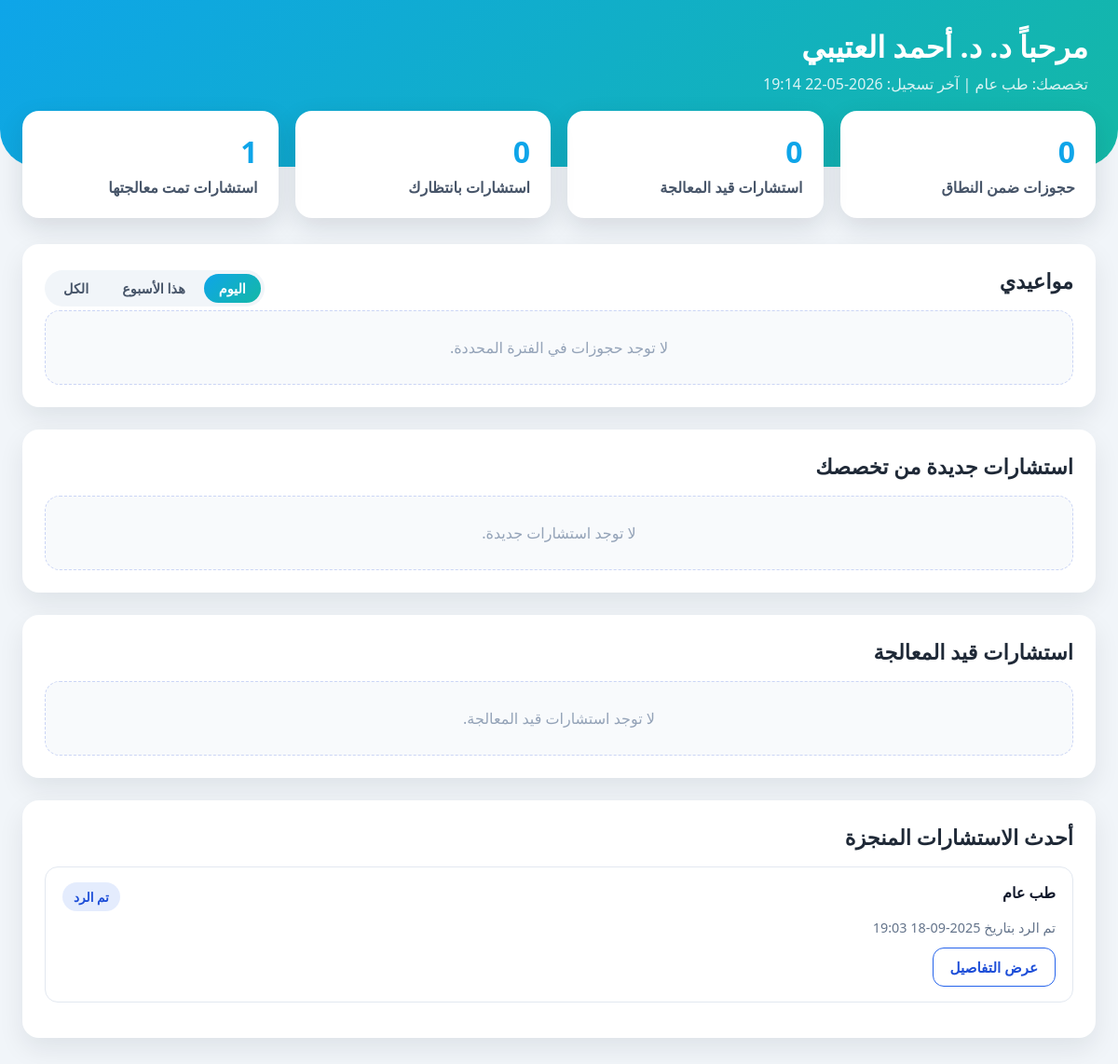
Screenshot of /doctor/dashboard (signed in) with the database file from the repository.
### models.py (models this page shows, shortened)
class Doctor(db.Model):
    id = db.Column(db.Integer, primary_key=True)
    name = db.Column(db.String(100), nullable=False)
    specialty = db.Column(db.String(100))
    profile_picture = db.Column(db.String(200))
    status = db.Column(db.String(50), default="pending")
    phone = db.Column(db.String(30))
    cv_summary = db.Column(db.Text)
    license_document = db.Column(db.String(200))
    certificate_document = db.Column(db.String(200))
    email = db.Column(db.String(120), unique=True)
    password = db.Column(db.String(200))
    last_login = db.Column(db.DateTime)
    approved_by = db.Column(db.Integer, db.ForeignKey('admin.id'))
    company_id = db.Column(db.Integer, db.ForeignKey('company.id'))
    messages = db.relationship("DoctorMessage", backref="doctor", lazy=True)
    appointments = db.relationship("Appointment", backref="doctor_obj", lazy=True)
    consultations = db.relationship("Consultation", backref="doctor", lazy=True)
    medical_reports = db.relationship("MedicalReport", backref="doctor", lazy=True)
    consultation_responses = db.relationship("ConsultationResponse", backref="doctor", lazy=True)
    service_links = db.relationship(
        "DoctorServiceLink",
        backref="doctor",
        lazy=True,
        cascade="all, delete-orphan"
    )
    reviews = db.relationship(
        "DoctorReview",
        backref="doctor",
        lazy=True,
        cascade="all, delete-orphan"
    )

class Consultation(db.Model):
    id = db.Column(db.Integer, primary_key=True)
    user_id = db.Column(db.Integer, db.ForeignKey('user.id'), nullable=False)
    doctor_id = db.Column(db.Integer, db.ForeignKey('doctor.id'), nullable=True)
    booking_id = db.Column(db.Integer, db.ForeignKey('booking.id'), nullable=True)
    specialization = db.Column(db.String(100))
    question = db.Column(db.Text, nullable=False)
    description = db.Column(db.Text)
    question_for = db.Column(db.String(50))
    gender = db.Column(db.String(10))
    age = db.Column(db.Integer)
    medical_history = db.Column(db.Text)
    status = db.Column(db.String(50), default="new")
    created_at = db.Column('date', db.DateTime, default=datetime.utcnow)
    updated_at = db.Column(db.DateTime, default=datetime.utcnow, onupdate=datetime.utcnow)
    assigned_at = db.Column(db.DateTime, nullable=True)
    answered_at = db.Column(db.DateTime, nullable=True)
    phone_number = db.Column(db.String(20), nullable=False)
    contact_method = db.Column(db.String(20), nullable=False)
    responses = db.relationship(
        "ConsultationResponse",
        backref="consultation",
        lazy=True,
        order_by="ConsultationResponse.created_at"
    )

### app.py (the view)
@app.route('/doctor/dashboard')
@doctor_login_required
def doctor_dashboard():
    doctor = get_logged_in_doctor()
    range_key = request.args.get('range', 'today')
    valid_ranges = {'today': 'اليوم', 'week': 'هذا الأسبوع', 'all': 'الكل'}
    if range_key not in valid_ranges:
        range_key = 'today'
    bookings_query = (
        Booking.query
        .outerjoin(Appointment, Booking.appointment_id == Appointment.id)
        .options(
            joinedload(Booking.user),
            joinedload(Booking.package),
            joinedload(Booking.selected_services),
            joinedload(Booking.invoices),
            joinedload(Booking.appointment)
        )
        .filter(Booking.doctor_id == doctor.id)
    )
    date_expr = func.coalesce(Booking.scheduled_for, Appointment.date)
    now = datetime.utcnow()
    if range_key == 'today':
        start = datetime(now.year, now.month, now.day)
        end = start + timedelta(days=1)
        bookings_query = bookings_query.filter(date_expr >= start, date_expr < end)
    elif range_key == 'week':
        start_of_week = datetime(now.year, now.month, now.day) - timedelta(days=now.weekday())
        end_of_week = start_of_week + timedelta(days=7)
        bookings_query = bookings_query.filter(date_expr >= start_of_week, date_expr < end_of_week)
    bookings = bookings_query.order_by(date_expr.asc().nullslast()).all()
    new_consultations_query = Consultation.query.filter(Consultation.status == 'new')
    doctor_specialty = normalize_specialty(doctor.specialty)
    if doctor_specialty:
        new_consultations_query = new_consultations_query.filter(
            db.func.lower(db.func.trim(Consultation.specialization)) == doctor_specialty
        )
    new_consultations = new_consultations_query.order_by(Consultation.created_at.desc()).all()
    doctor_consultations = (
        Consultation.query
        .filter(Consultation.doctor_id == doctor.id)
        .order_by(Consultation.created_at.desc())
        .all()
    )
    active_consultations = [
        consultation for consultation in doctor_consultations
        if consultation.status in {"assigned", "in_progress", "needs_follow_up"}
    ]
    answered_consultations = [
        consultation for consultation in doctor_consultations
        if consultation.status in {"answered", "closed"}
    ]
    stats = {
        "active": len(active_consultations),
        "answered": len(answered_consultations),
        "waiting": len(new_consultations),
        "bookings": len(bookings)
    }
    booking_status_labels = {
        'pending': 'بانتظار المراجعة',
        'approved': 'مؤكد',
        'completed': 'مكتمل',
        'cancelled': 'ملغي',
        'rejected': 'مرفوض'
    }
    status_choices = [
        ('approved', 'مؤكد'),
        ('completed', 'مكتمل'),
        ('cancelled', 'ملغي')
    ]
    return render_template(
        'doctor_dashboard.html',
        doctor=doctor,
        stats=stats,
        new_consultations=new_consultations,
        active_consultations=active_consultations,
        answered_consultations=answered_consultations,
        bookings=bookings,
        booking_filters=valid_ranges,
        selected_range=range_key,
        booking_status_labels=booking_status_labels,
        booking_status_choices=status_choices
    )

### templates/doctor_dashboard.html (shortened to what this page needs)
<!DOCTYPE html>
<html lang="ar" dir="rtl">
<head>
</head>
<body>
    {% set status_labels = {
        'new': 'جديدة',
        'assigned': 'قيد التعيين',
        'in_progress': 'قيد المعالجة',
        'answered': 'تم الرد',
        'needs_follow_up': 'تحتاج متابعة',
        'closed': 'مغلقة'
    } %}
    <header>
        <h1>مرحباً د. {{ doctor.name }}</h1>
        <p>تخصصك: {{ doctor.specialty or 'غير محدد' }} | آخر تسجيل: {{ doctor.last_login.strftime('%Y-%m-%d %H:%M') if doctor.last_login else '—' }}</p>
        <div class="logout">
            <a href="{{ url_for('doctor_logout') }}">تسجيل الخروج</a>
        </div>
    </header>
    <div class="container">
        <section class="stats">
            <div class="stat-card">
                <h2>{{ stats.bookings }}</h2>
                <span>حجوزات ضمن النطاق</span>
            </div>
            <div class="stat-card">
                <h2>{{ stats.active }}</h2>
                <span>استشارات قيد المعالجة</span>
            </div>
            <div class="stat-card">
                <h2>{{ stats.waiting }}</h2>
                <span>استشارات بانتظارك</span>
            </div>
            <div class="stat-card">
                <h2>{{ stats.answered }}</h2>
                <span>استشارات تمت معالجتها</span>
            </div>
        </section>
        <section class="sections">
            <div class="card">
                <div class="card-header">
                    <h2>مواعيدي</h2>
                    <div class="filter-tabs">
                        {% for key, label in booking_filters.items() %}
                            <a href="{{ url_for('doctor_dashboard', range=key) }}" class="{{ 'active' if selected_range == key else '' }}">{{ label }}</a>
                        {% endfor %}
                    </div>
                </div>
                {% if bookings %}
                    <div class="booking-list">
                        {% for booking in bookings %}
                            {% set appointment_date = booking.scheduled_for or (booking.appointment.date if booking.appointment else None) %}
                            <article class="booking-card status-{{ booking.status }}">
                                <header>
                                    <div>
                                        <h3>{{ booking.user.first_name if booking.user else 'مريض' }}</h3>
                                        <div class="booking-meta">
                                            <span>{{ booking.package.title if booking.package else 'خدمة مخصصة' }}</span>
                                            {% if appointment_date %}
                                                <span>{{ appointment_date.strftime('%Y-%m-%d %H:%M') }}</span>
                                            {% endif %}
                                        </div>
                                    </div>
                                    <span class="status-badge status-{{ booking.status }}">
                                        {{ booking_status_labels.get(booking.status, booking.status) }}
                                    </span>
                                </header>
                                {% if booking.selected_services %}
                                    <div class="service-tags">
                                        {% for service in booking.selected_services %}
                                            <span>{{ service.service_name }}</span>
                                        {% endfor %}
                                    </div>
                                {% endif %}
                                {% if booking.notes %}
                                    <p>{{ booking.notes }}</p>
                                {% endif %}
                                <form class="status-form" method="POST" action="{{ url_for('doctor_update_booking_status', booking_id=booking.id, range=selected_range) }}">
                                    <label>تغيير الحالة:</label>
                                    <select name="status">
                                        {% for value, label in booking_status_choices %}
                                            <option value="{{ value }}" {{ 'selected' if booking.status == value else '' }}>{{ label }}</option>
                                        {% endfor %}
                                    </select>
                                    <button type="submit">تحديث</button>
                                </form>
                            </article>
                        {% endfor %}
                    </div>
                {% else %}
                    <div class="empty-state">لا توجد حجوزات في الفترة المحددة.</div>
                {% endif %}
            </div>
            <div class="card">
                <h2>استشارات جديدة من تخصصك</h2>
                {% if new_consultations %}
                    {% for consultation in new_consultations %}
                        <div class="consultation">
                            <div class="consultation-header">
                                <div><strong>السؤال:</strong> {{ consultation.question[:80] }}{% if consultation.question|length > 80 %}...{% endif %}</div>
                                <span class="status-chip">{{ status_labels.get('new') }}</span>
                            </div>
                            <div class="meta">أرسل بتاريخ {{ consultation.created_at.strftime('%Y-%m-%d %H:%M') }}</div>
                            <div class="actions">
                                <form action="{{ url_for('doctor_claim_consultation', consultation_id=consultation.id) }}" method="POST">
                                    <button class="btn btn-primary" type="submit">استلام الاستشارة</button>
                                </form>
                                <a class="btn btn-outline" href="{{ url_for('doctor_consultation_detail', consultation_id=consultation.id) }}">عرض التفاصيل</a>
                            </div>
                        </div>
                    {% endfor %}
                {% else %}
                    <div class="empty-state">لا توجد استشارات جديدة.</div>
                {% endif %}
            </div>
            <div class="card">
                <h2>استشارات قيد المعالجة</h2>
                {% if active_consultations %}
                    {% for consultation in active_consultations %}
                        <div class="consultation">
                            <div class="consultation-header">
                                <strong>{{ consultation.specialization or 'غير محدد' }}</strong>
                                <span class="status-chip">{{ status_labels.get(consultation.status, consultation.status) }}</span>
                            </div>
                            <div class="meta">
                                المريض: {{ consultation.user.first_name if consultation.user else '—' }} | رقم التواصل: {{ consultation.phone_number }}
                            </div>
                            <div class="actions">
                                <a class="btn btn-primary" href="{{ url_for('doctor_consultation_detail', consultation_id=consultation.id) }}">متابعة</a>
                            </div>
                        </div>
                    {% endfor %}
                {% else %}
                    <div class="empty-state">لا توجد استشارات قيد المعالجة.</div>
                {% endif %}
            </div>
            <div class="card">
                <h2>أحدث الاستشارات المنجزة</h2>
                {% if answered_consultations %}
                    {% for consultation in answered_consultations[:5] %}
                        <div class="consultation">
                            <div class="consultation-header">
                                <strong>{{ consultation.specialization or 'غير محدد' }}</strong>
                                <span class="status-chip">{{ status_labels.get('answered') }}</span>
                            </div>
                            <div class="meta">
                                تم الرد بتاريخ {{ consultation.answered_at.strftime('%Y-%m-%d %H:%M') if consultation.answered_at else '—' }}
                            </div>
                            <div class="actions">
                                <a class="btn btn-outline" href="{{ url_for('doctor_consultation_detail', consultation_id=consultation.id) }}">عرض التفاصيل</a>
                            </div>
                        </div>
                    {% endfor %}
                {% else %}
                    <div class="empty-state">لا يوجد سجل للردود بعد.</div>
                {% endif %}
            </div>
        </section>
    </div>
</body>
</html>

### rows the page displays
Doctor: name "د. أحمد العتيبي", specialty "طب عام", last_login "2026-05-22 19:14"
Consultation: specialization "طب عام", get "تم الرد", answered_at "2025-09-18 19:03"

### other values shown
{{ stats.bookings }} "0"
{{ stats.active }} "0"
{{ stats.waiting }} "0"
{{ stats.answered }} "1"
{{ label }} "اليوم" "هذا الأسبوع" "الكل"
